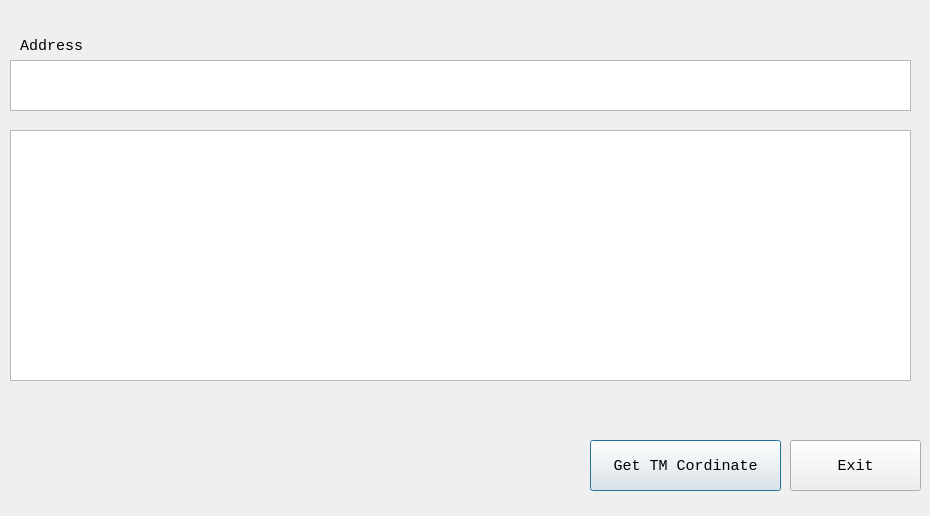
<?xml version="1.0" encoding="UTF-8"?>
<ui version="4.0">
 <class>Dialog</class>
 <widget class="QDialog" name="Dialog">
  <property name="geometry">
   <rect>
    <x>0</x>
    <y>0</y>
    <width>930</width>
    <height>516</height>
   </rect>
  </property>
  <property name="windowTitle">
   <string>Dialog</string>
  </property>
  <widget class="QLabel" name="label">
   <property name="geometry">
    <rect>
     <x>20</x>
     <y>30</y>
     <width>211</width>
     <height>31</height>
    </rect>
   </property>
   <property name="font">
    <font>
     <family>Consolas</family>
     <pointsize>11</pointsize>
    </font>
   </property>
   <property name="text">
    <string>Address</string>
   </property>
  </widget>
  <widget class="QTextEdit" name="textEdit">
   <property name="geometry">
    <rect>
     <x>10</x>
     <y>60</y>
     <width>901</width>
     <height>51</height>
    </rect>
   </property>
   <property name="font">
    <font>
     <pointsize>11</pointsize>
    </font>
   </property>
  </widget>
  <widget class="QPlainTextEdit" name="plainTextEdit">
   <property name="geometry">
    <rect>
     <x>10</x>
     <y>130</y>
     <width>901</width>
     <height>251</height>
    </rect>
   </property>
   <property name="font">
    <font>
     <pointsize>11</pointsize>
    </font>
   </property>
  </widget>
  <widget class="QPushButton" name="pushButton">
   <property name="geometry">
    <rect>
     <x>590</x>
     <y>440</y>
     <width>191</width>
     <height>51</height>
    </rect>
   </property>
   <property name="font">
    <font>
     <family>Consolas</family>
     <pointsize>11</pointsize>
    </font>
   </property>
   <property name="text">
    <string>Get TM Cordinate</string>
   </property>
  </widget>
  <widget class="QPushButton" name="pushButton_2">
   <property name="geometry">
    <rect>
     <x>790</x>
     <y>440</y>
     <width>131</width>
     <height>51</height>
    </rect>
   </property>
   <property name="font">
    <font>
     <family>Consolas</family>
     <pointsize>11</pointsize>
    </font>
   </property>
   <property name="text">
    <string>Exit</string>
   </property>
  </widget>
 </widget>
 <resources/>
 <connections/>
</ui>
